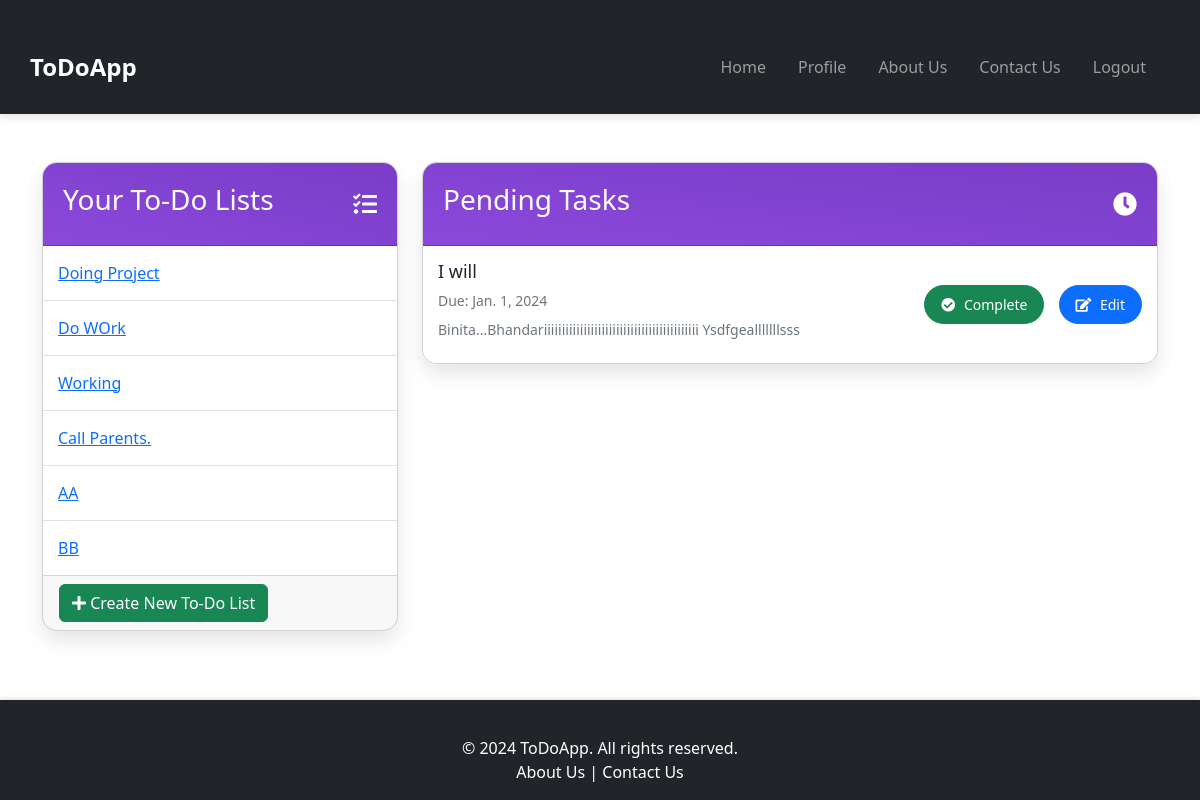
The page /home/ (signed in) on the database its author committed.
### core/models.py (models this page shows, shortened)
class ToDoList(models.Model):
    title = models.CharField(max_length=200, blank=False, null=True, verbose_name="List Title:")
    description = models.TextField(blank=True, null=True, verbose_name="List Description")
    user = models.ForeignKey(User, on_delete=models.CASCADE, verbose_name="Owner")
    created_at = models.DateTimeField(default=timezone.now, verbose_name="Created At")

class Task(models.Model):
    title = models.CharField(max_length=200, blank=False, null=True, verbose_name="Task Title")
    description = models.TextField(blank=True, null=True, verbose_name="Task Description")
    due_date = models.DateField(blank=True, null=True, verbose_name="Due Date")
    category = models.ForeignKey(Category, on_delete=models.CASCADE, verbose_name="Category")
    priority = models.ForeignKey(Priority, on_delete=models.CASCADE, verbose_name="Priority Level")
    status = models.ForeignKey(Status, on_delete=models.CASCADE, verbose_name="Status", default=1)
    is_completed = models.BooleanField(default=False, verbose_name="Completed")
    created_at = models.DateTimeField(default=timezone.now, verbose_name="Created At")
    updated_at = models.DateTimeField(auto_now=True, verbose_name="Updated At")
    user = models.ForeignKey(User, on_delete=models.CASCADE, verbose_name="Assigned User")
    todo_list = models.ForeignKey(ToDoList, on_delete=models.CASCADE, related_name="tasks")

### core/views.py (the view)
# urls.py: path('home/', homepage, name='home'),
def homepage(request):
    if request.user.is_authenticated:
        todo_lists = ToDoList.objects.filter(user=request.user).select_related('user')
        tasks = Task.objects.filter(user = request.user, is_completed=False).order_by('due_date')
        context = {
            'todo_lists': todo_lists,
            'tasks':tasks
        }
        return render(request=request, template_name="ToDoApp/home.html", context=context)
    else:
        return render(request=request, template_name='ToDoApp/index.html')

### templates/ToDoApp/home.html (shortened to what this page needs)
{% extends 'ToDoApp/base.html' %}
{% load static %}
{% block head %}
<link rel="stylesheet" href="{% static 'css/home.css' %}">
<link rel="stylesheet" href="https://cdnjs.cloudflare.com/ajax/libs/font-awesome/5.15.4/css/all.min.css">
{% endblock %}
{% block content %}
<div class="container mt-5">
    <div class="row">
        <div class="col-md-4">
            <div class="card">
                <div class="card-header">
                    <h3>Your To-Do Lists</h3>
                    <i class="fas fa-tasks"></i>
                </div>
                <ul class="list-group list-group-flush">
                    {% for list in todo_lists %}
                    <li class="list-group-item">
                        <a href="{% url 'view_all_todolists'   %}">{{ list.title }}</a>
                    </li>
                    {% empty %}
                    <li class="list-group-item text-center">You have no to-do lists yet.</li>
                    {% endfor %}
                </ul>
                <div class="card-footer">
                    <a href="{% url 'create_todolist' %}" class="btn btn-success">
                        <i class="fas fa-plus"></i> Create New To-Do List
                    </a>
                </div>
            </div>
        </div>
        <div class="col-md-8">
            <div class="card">
                <div class="card-header">
                    <h3>Pending Tasks</h3>
                    <i class="fas fa-clock"></i>
                </div>
                <ul class="list-group list-group-flush">
                    {% if tasks %}
                        {% for task in tasks %}
                        <li class="list-group-item">
                            <div class="task-detail">
                                <h5>{{ task.title }}</h5>
                                <p>Due: {{ task.due_date }}</p>
                                <p>{{ task.description }}</p>
                            </div>
                            <div class="task-actions">
                                <a href="{% url 'mark_task_complete' task.id %}" class="btn btn-success"><i class="fas fa-check-circle"></i> Complete</a>
                                <a href="{% url 'update_task' task.id %}" class="btn btn-primary"><i class="fas fa-edit"></i> Edit</a>
                            </div>
                        </li>
                        {% endfor %}
                    {% else %}
                        <li class="list-group-item text-center">No pending tasks. Good job!</li>
                    {% endif %}
                </ul>
            </div>
        </div>
    </div>
</div>
{% endblock %}

### static/css/style.css (style rules this page uses)
body { font-family: 'Segoe UI', Tahoma, Geneva, Verdana, sans-serif; margin: 0; display: flex; flex-direction: column; min-height: 100vh; }

### static/css/home.css (style rules this page uses)
.container { margin-top: 20px; }
.card { border-radius: 15px; box-shadow: 0 10px 20px rgba(0, 0, 0, 0.1); overflow: hidden; }
.card-header { background-image: linear-gradient(to right top, #8b49dc, #7a3cc7); color: #fff; text-align: center; display: flex; justify-content: space-between; align-items: center; padding: 15px; font-size: 1.25rem; padding: 20px; font-size: 1.5rem; font-weight: bold; border-radius: 10px 10px 0 0; }
.card-header i { font-size: 1.5rem; }
.list-group-item { display: flex; justify-content: space-between; align-items: center; padding: 15px; }
.task-detail h5 { font-size: 1.125rem; margin-bottom: 0.5rem; }
.task-detail p { margin-bottom: 0.5rem; font-size: 0.875rem; color: #6c757d; }
.task-actions .btn { margin-left: 10px; border-radius: 50px; padding: 0.5rem 1rem; font-size: 0.875rem; }
.task-actions .btn i { margin-right: 5px; }

### rows shown on the page
ToDoList: title "Doing Project"
ToDoList: title "Do WOrk"
ToDoList: title "Working"
ToDoList: title "Call Parents."
ToDoList: title "AA"
ToDoList: title "BB"
Task: title "I will", due_date "Jan. 1, 2024", description "Binita...Bhandariiiiiiiiiiiiiiiiiiiiiiiiiiiiiiiiiiiiiiiiiii Ysdfgealllllllsss"
